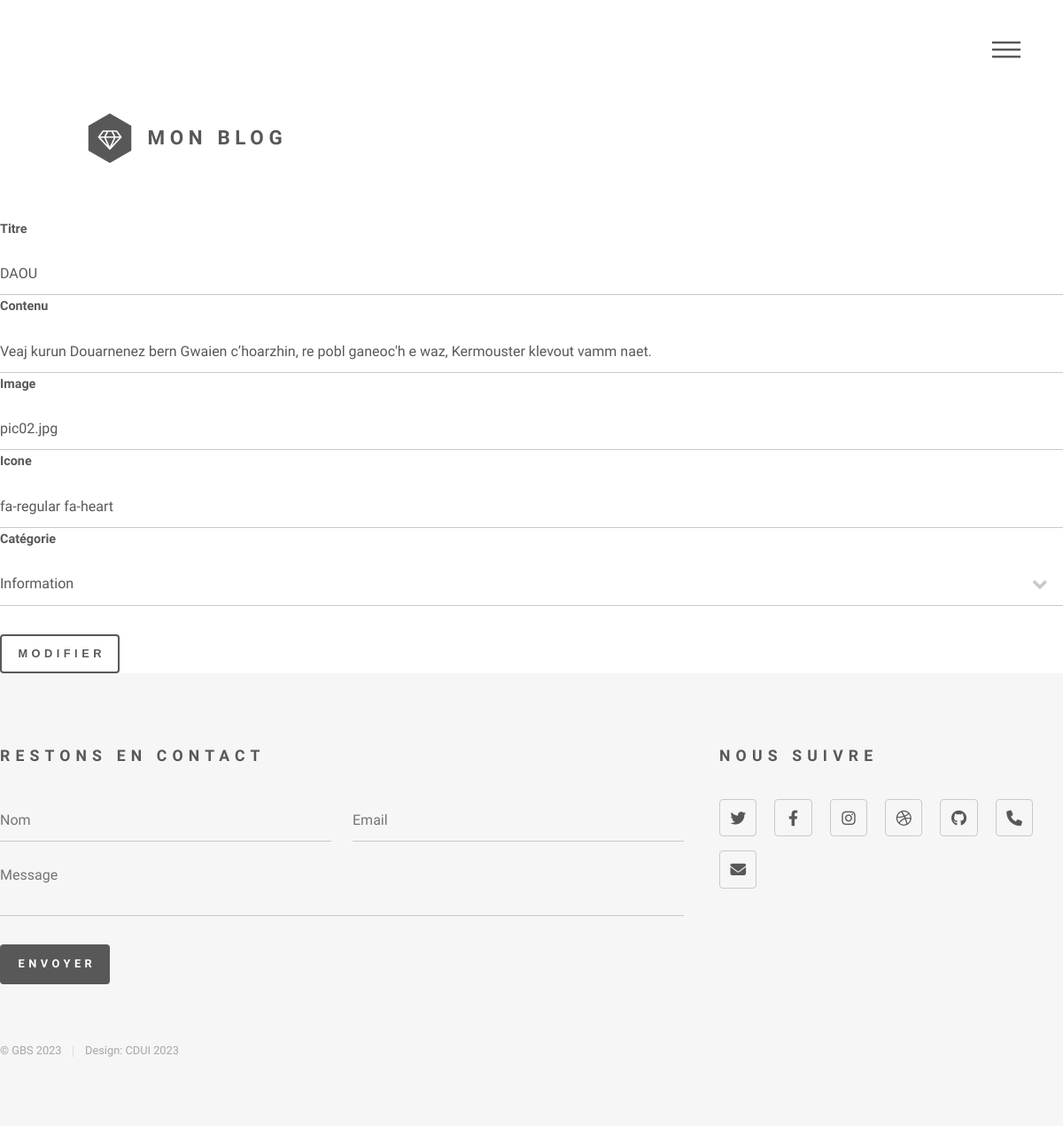
The page /modifierArticle.php?id=2 (signed in) on the database as committed earlier.
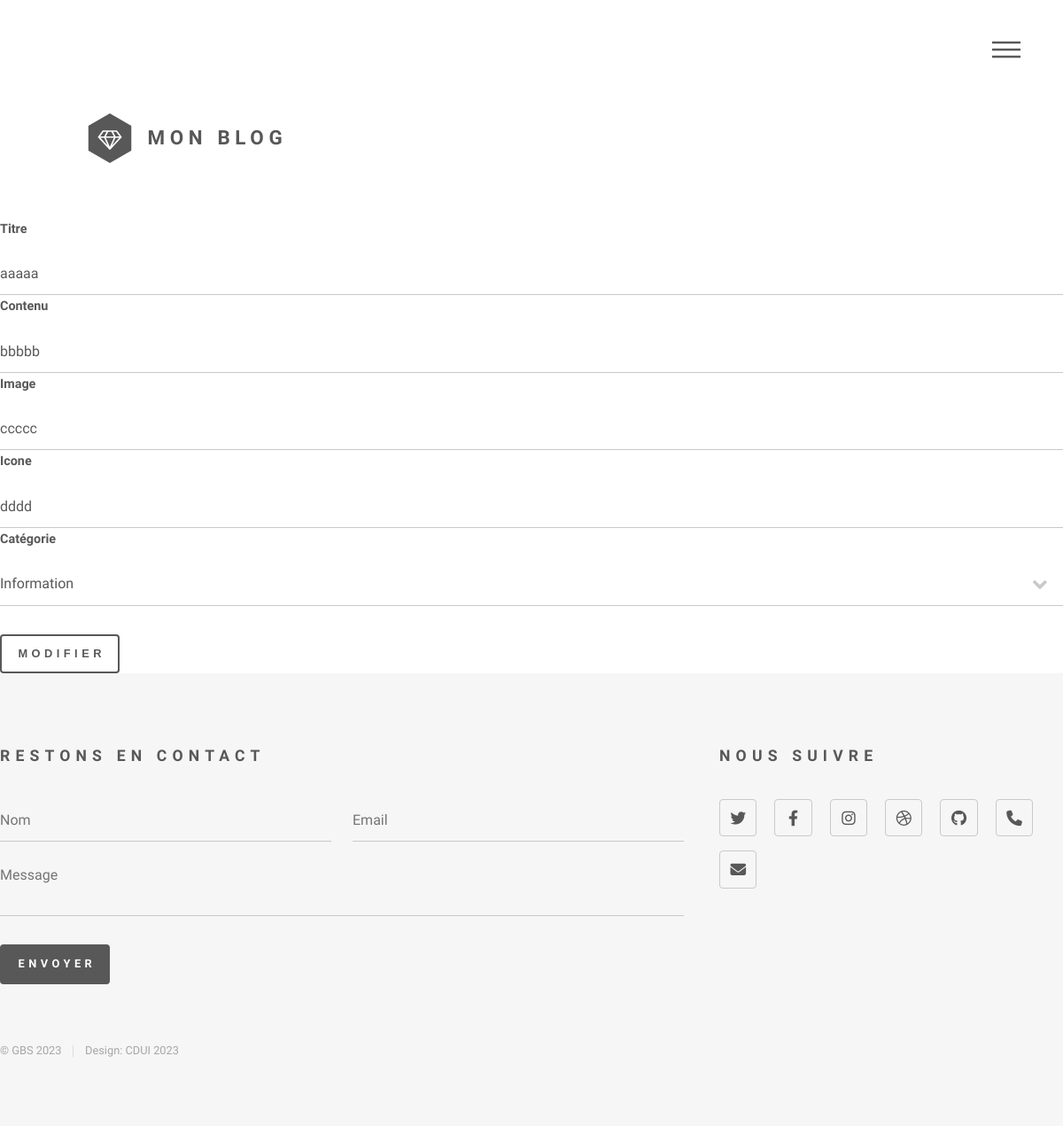
The same page on the database as committed later.
### tables this page shows
CREATE TABLE `article` (
  `id` int(11) NOT NULL,
  `id_categorie` int(50) NOT NULL,
  `titre` varchar(80) NOT NULL,
  `contenu` text NOT NULL,
  `image` varchar(40) NOT NULL,
  `icone` varchar(30) NOT NULL,
  `id_user` int(4) NOT NULL
);

### util/util.php (called while the page is built, shortened)
<?php
function auth(){
 $token=$_SESSION['user_token'] ?? null;
 if($token!=null){
    return "OK";
 }
 else {
    return "NOK";
 }
}

### modifierArticle.php (the view, shortened to what this page needs)
<?php
require_once('util/util.php');
if(auth()=="OK" && $_SESSION['user_role']==4){
    require_once('layouts/header.php');
   $id_article=($_GET['id']) ?? null;
$query="SELECT titre,contenu ,image, icone,id_categorie FROM article  WHERE id=:i";
$q =$pdo->prepare($query);
	$q->bindValue(':i',$id_article);
	$q->execute();
	$res = $q->fetch(PDO::FETCH_ASSOC);
$nomcat=null;
switch($res['id_categorie']){
        case 2: $nomcat= "Tutoriel";
        case 3: $nomcat= "Information";
}
?>
        <section id="lesposts" style="margin:20px auto 0">
     <div class="container-fluid">
    <form method='POST' action='validModifArticle.php'>
    <div class='form-group'>
            <label class='col-md-3' for='titre'>Titre</label>
            <input type='text' class='form-control' name='titre' value="<?php echo $res['titre'] ?>" placeholder="Veuillez rentrer le titre de l'article" required>
        </div>
        <div class='form-row'>
            <label class='col-md-3' for='contenu'>Contenu</label>
            <input type='text' class='form-control' name='contenu' value="<?php echo $res['contenu'] ?>"  placeholder="Veuillez rentrer le contenu de l'article" required>
        </div>
        <div class='form-row'>
            <label class='col-md-3' for='image'>Image</label>
            <input type='text' class='form-control' name='image' value="<?php echo $res['image'] ?>" placeholder="Veuillez rentrerle nom de l'image" required>
        </div>
        <div class='form-row'>
            <label class='col-md-3' for='icone'>Icone</label>
            <input type='text' class='form-control' name='icone' value="<?php echo $res['icone'] ?>"placeholder="Veuillez rentrer le nom de l'icone" required>
        </div>
        <div class='form-row'>
            <label class='col-md-3' for='categorie'>Catégorie</label>
            <select name="categorie" required>
        <option value="<?php echo $res['id_categorie'] ?>"><?php echo $nomcat;?></option>
        </select>
        </div>
    </div>
    <button class='btn btn-primary' type='submit'>Modifier</button>
     </div>
        <?php
    require_once('layouts/footer.php');
}
else
header('Location: accueil.php');
?>

Rows that differ between the two databases and show on the page:
changed article "Information": titre "DAOU" → "aaaaa"; contenu "Veaj kurun Douarnenez bern Gwaien c’hoarzhin, re pobl ganeoc'h e waz, Kermouster klevout vamm naet." → "bbbbb"; image "pic02.jpg" → "ccccc"; icone "fa-regular fa-heart" → "dddd"
